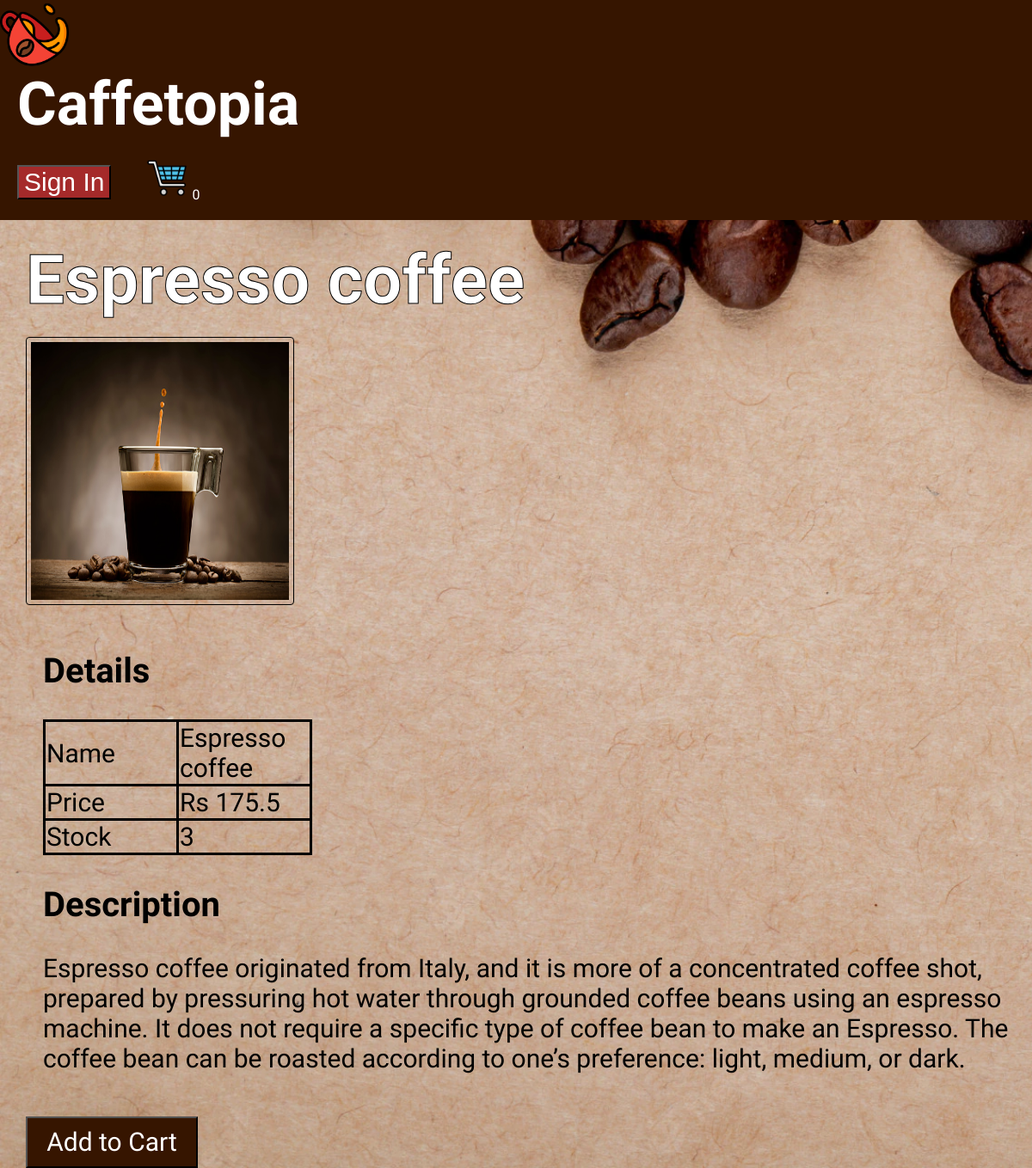
Screenshot of /productDescription?productId=6 with the database file from the repository.
### tables this page shows
CREATE TABLE products
		(productId INTEGER PRIMARY KEY,
		name TEXT,
		price REAL,
		description TEXT,
		image TEXT,
		stock INTEGER,
		categoryId INTEGER,
		FOREIGN KEY(categoryId) REFERENCES categories(categoryId)
		);

### main.py (the view)
@app.route("/productDescription")
def productDescription():
    loggedIn, firstName, noOfItems = getLoginDetails()
    productId = request.args.get('productId')
    with sqlite3.connect('database.db') as conn:
        cur = conn.cursor()
        cur.execute('SELECT productId, name, price, description, image, stock FROM products WHERE productId = ?', (productId, ))
        productData = cur.fetchone()
    conn.close()
    return render_template("productDescription.html", data=productData, loggedIn = loggedIn, firstName = firstName, noOfItems = noOfItems)

### main.py (called while the page is built)
def getLoginDetails():
    with sqlite3.connect('database.db') as conn:
        cur = conn.cursor()
        if 'email' not in session:
            loggedIn = False
            firstName = ''
            noOfItems = 0
        else:
            loggedIn = True
            cur.execute("SELECT userId, firstName FROM users WHERE email = ?", (session['email'], ))
            userId, firstName = cur.fetchone()
            cur.execute("SELECT count(productId) FROM kart WHERE userId = ?", (userId, ))
            noOfItems = cur.fetchone()[0]
    conn.close()
    return (loggedIn, firstName, noOfItems)

### templates/productDescription.html (shortened to what this page needs)
<!DOCTYPE html>
<html>
  <head>
    <link rel="stylesheet" href={{url_for('static',
    filename='css/productDescription.css')}} /> <link rel="stylesheet" href={{
    url_for('static', filename='css/topStyle.css')}} />
  </head>
  <body
    style="
      margin: 0px;
      padding: 0px;
      background-image: url('/static/images/des.jpg');
      background-size: cover;
      background-repeat: no-repeat;
    "
  >
    <div
      id="title"
      style="
        font-family: 'Satisfy';
        background-color: #361500;
        margin: 0px;
        padding: 0px;
        display: inline-block;
      "
    >
      <a href="/">
        <img id="logo" style="margin: 0px;width:80px;height:80px;border:
        0px;"src= {{ url_for('static', filename='images/cup.png') }} />
      </a>
      <h1
        style="
          font-family: 'Henny Penny', cursive;
          color: white;
          float: left;
          padding-left: 20px;
          padding-right: 850px;
          margin: 0px;
          font-size: 70px;
        "
      >
        Caffetopia
      </h1>
      {% if not loggedIn %}
      <div id="signInButton" style="font-family: sans-serif; margin-top: 30px">
        <button style="background-color: brown">
          <a
            style="text-decoration: none; font-size: 30px; color: white"
            class="link"
            href="/loginForm"
            >Sign In</a
          >
        </button>
      </div>
      {% endif %}
      <div id="kart">
        <a
          class="link"
          href="/cart"
          style="color: white; text-decoration: none"
        >
          <img src={{url_for('static', filename='images/shopping-cart.png')}}
          style="height: 50px; width:50px;" id="cartIcon" /> {{noOfItems}}
        </a>
      </div>
    </div>
    <div
      id="display"
      style="
        font-family: 'Akaya Telivigala', cursive;
        margin: 0px;
        padding-left: 30px;
        padding-right: 0px;
        padding-top: 0px;
        padding-bottom: 0px;
      "
    >
      <br />
      <div
        id="productName"
        style="
          color: white;
          -webkit-text-stroke: 1px;
          -webkit-text-stroke-color: black;
          font-size: 40px;
          margin: 0px;
          padding: 0px;
        "
      >
        <h1 style="margin: 0px; padding: 0px">{{data[1]}}</h1>
      </div>
      <br />
      <div>
        <img src={{url_for('static', filename='uploads/'+data[4]) }}
        id="productImage"/>
      </div>
      <br /><br />
      <div id="productDescription">
        <h2 style="font-size: 40px">Details</h2>
        <table
          id="descriptionTable"
          style="font-size: 30px; border: 3px solid; border-collapse: collapse"
        >
          <tr>
            <td>Name</td>
            <td>{{data[1]}}</td>
          </tr>
          <tr>
            <td>Price</td>
            <td>Rs {{data[2]}}</td>
          </tr>
          <tr>
            <td>Stock</td>
            <td>{{data[5]}}</td>
          </tr>
        </table>
        <h2 style="font-size: 40px">Description</h2>
        <p style="font-size: 30px; font-style: bold">{{data[3]}}</p>
      </div>
      <div id="addToCart">
        <button style="width: 200px; height: 60px; background-color: #361500">
          <a
            style="
              text-decoration: none;
              font-family: 'Akaya Telivigala', cursive;
              font-size: 30px;
              color: white;
            "
            href="/addToCart?productId={{request.args.get('productId')}}"
            >Add to Cart</a
          >
        </button>
      </div>
    </div>
  </body>
</html>

### static/css/productDescription.css (style rules this page uses)
#display { margin-top: 20px; margin-left: 20px; margin-right: 20px; margin-bottom: 20px; }
#productImage { height: 250px; width: 200px; margin-left: 20px; margin-right: 20px; margin-top: 20px; margin-bottom: 20px; display: inline-block; float: left; }
#productDescription { margin-left: 20px; margin-right: 20px; margin-top: 20px; margin-bottom: 20px; display: inline-block; font-size: 19px; }
#descriptionTable td { width: 150px; }
#addToCart { font-size: 20px; }

### static/css/topStyle.css (style rules this page uses)
#logo { height: 80px; width: 80px; margin-left: 20px; margin-top: 10px; margin-bottom: 10px; margin-right: 20px; float: left; }
#title { background-color: black; display: inline-block; width: 100%; }
#signInButton { color: yellow; margin-top: 20px; margin-bottom: 20px; margin-left: 20px; margin-right: 20px; float: left; }
#kart { color: white; margin-top: 20px; margin-bottom: 20px; margin-left: 20px; margin-right: 20px; float: left; }
#cartIcon { height: 30px; width: 30px; }

### templates/productDescription.html (style rules this page uses)
#productImage { width: 300px; height: 300px; margin: 0px; border: 1px solid #000000; border-radius: 4px; padding: 5px; }
table, th, td { border: 3px solid; }

### rows the page displays
products: name "Espresso coffee", image (picture), price "175.5", stock "3", description "Espresso coffee originated from Italy, and it is more of a concentrated coffee shot, prepared by pressuring hot water through grounded coffee beans using an espresso machine. It does not require a specific type of coffee bean to make an Espresso. The coffee bean can be roasted according to one’s preference: light, medium, or dark."

### other values shown
{{ noOfItems }} "0"
